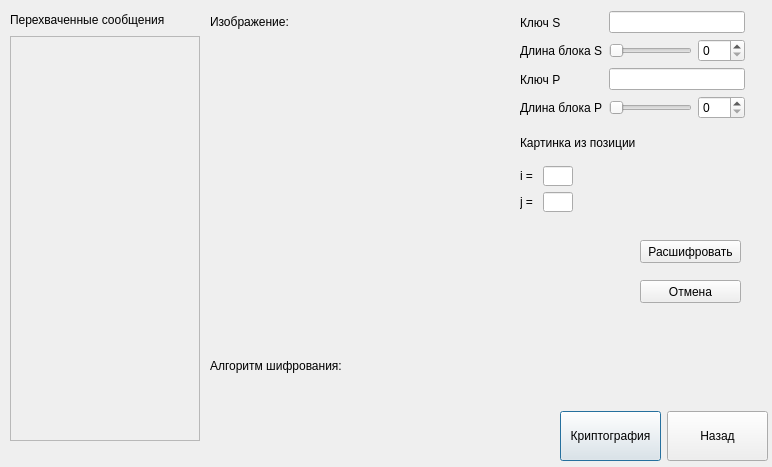
<?xml version="1.0" encoding="UTF-8"?>
<ui version="4.0">
 <class>interception</class>
 <widget class="QDialog" name="interception">
  <property name="geometry">
   <rect>
    <x>0</x>
    <y>0</y>
    <width>772</width>
    <height>467</height>
   </rect>
  </property>
  <property name="windowTitle">
   <string>Dialog</string>
  </property>
  <widget class="QWidget" name="layoutWidget">
   <property name="geometry">
    <rect>
     <x>10</x>
     <y>10</y>
     <width>190</width>
     <height>431</height>
    </rect>
   </property>
   <layout class="QVBoxLayout" name="componate_inercept_messeges">
    <item>
     <layout class="QHBoxLayout" name="componate_lbl_inercept">
      <item>
       <widget class="QLabel" name="lbl_intercept_messege">
        <property name="text">
         <string>Перехваченные сообщения</string>
        </property>
       </widget>
      </item>
      <item>
       <spacer name="horizontalSpacer">
        <property name="orientation">
         <enum>Qt::Horizontal</enum>
        </property>
        <property name="sizeHint" stdset="0">
         <size>
          <width>40</width>
          <height>20</height>
         </size>
        </property>
       </spacer>
      </item>
     </layout>
    </item>
    <item>
     <widget class="QScrollArea" name="scroll_intercept">
      <property name="widgetResizable">
       <bool>true</bool>
      </property>
      <widget class="QWidget" name="scroll_inercept_content">
       <property name="geometry">
        <rect>
         <x>0</x>
         <y>0</y>
         <width>186</width>
         <height>399</height>
        </rect>
       </property>
      </widget>
     </widget>
    </item>
   </layout>
  </widget>
  <widget class="QWidget" name="layoutWidget">
   <property name="geometry">
    <rect>
     <x>210</x>
     <y>10</y>
     <width>302</width>
     <height>330</height>
    </rect>
   </property>
   <layout class="QVBoxLayout" name="componate_img">
    <item>
     <layout class="QHBoxLayout" name="componate_img_lbl">
      <item>
       <widget class="QLabel" name="lbl_img_show">
        <property name="text">
         <string>Изображение:</string>
        </property>
       </widget>
      </item>
      <item>
       <spacer name="horizontalSpacer_2">
        <property name="orientation">
         <enum>Qt::Horizontal</enum>
        </property>
        <property name="sizeHint" stdset="0">
         <size>
          <width>40</width>
          <height>20</height>
         </size>
        </property>
       </spacer>
      </item>
     </layout>
    </item>
    <item>
     <widget class="QLabel" name="image_intercept">
      <property name="minimumSize">
       <size>
        <width>300</width>
        <height>300</height>
       </size>
      </property>
      <property name="maximumSize">
       <size>
        <width>300</width>
        <height>300</height>
       </size>
      </property>
      <property name="text">
       <string/>
      </property>
     </widget>
    </item>
   </layout>
  </widget>
  <widget class="QWidget" name="layoutWidget_5">
   <property name="geometry">
    <rect>
     <x>210</x>
     <y>350</y>
     <width>501</width>
     <height>31</height>
    </rect>
   </property>
   <layout class="QHBoxLayout" name="componate_algoritm">
    <item>
     <widget class="QLabel" name="lbl_algoritm_show">
      <property name="text">
       <string>Алгоритм шифрования:</string>
      </property>
      <property name="textFormat">
       <enum>Qt::AutoText</enum>
      </property>
     </widget>
    </item>
    <item>
     <widget class="QLabel" name="lbl_algoritm_value">
      <property name="text">
       <string/>
      </property>
     </widget>
    </item>
    <item>
     <spacer name="horizontalSpacer_4">
      <property name="orientation">
       <enum>Qt::Horizontal</enum>
      </property>
      <property name="sizeHint" stdset="0">
       <size>
        <width>218</width>
        <height>20</height>
       </size>
      </property>
     </spacer>
    </item>
   </layout>
  </widget>
  <widget class="QWidget" name="layoutWidget">
   <property name="geometry">
    <rect>
     <x>520</x>
     <y>11</y>
     <width>225</width>
     <height>201</height>
    </rect>
   </property>
   <layout class="QVBoxLayout" name="verticalLayout">
    <item>
     <layout class="QHBoxLayout" name="componate_s_key_all">
      <item>
       <layout class="QHBoxLayout" name="componate_s_key">
        <item>
         <layout class="QVBoxLayout" name="componate_s_key_show">
          <item>
           <layout class="QHBoxLayout" name="componate_s_key_show_value">
            <item>
             <widget class="QLabel" name="s_key_show_value">
              <property name="text">
               <string>Ключ S</string>
              </property>
             </widget>
            </item>
           </layout>
          </item>
          <item>
           <widget class="QLabel" name="s_key_show_size">
            <property name="text">
             <string>Длина блока S</string>
            </property>
           </widget>
          </item>
         </layout>
        </item>
        <item>
         <layout class="QVBoxLayout" name="componate_s_key_edit">
          <item>
           <layout class="QHBoxLayout" name="componate_s_key_edit_value">
            <item>
             <widget class="QLineEdit" name="s_key_edit"/>
            </item>
           </layout>
          </item>
          <item>
           <layout class="QHBoxLayout" name="componate_s_size_edit">
            <item>
             <widget class="QSlider" name="s_key_size_edit_slider">
              <property name="maximum">
               <number>100</number>
              </property>
              <property name="orientation">
               <enum>Qt::Horizontal</enum>
              </property>
             </widget>
            </item>
            <item>
             <widget class="QSpinBox" name="s_key_size_edit_spbox">
              <property name="maximum">
               <number>100</number>
              </property>
              <property name="singleStep">
               <number>1</number>
              </property>
             </widget>
            </item>
           </layout>
          </item>
         </layout>
        </item>
       </layout>
      </item>
     </layout>
    </item>
    <item>
     <layout class="QHBoxLayout" name="componate_p_key_all">
      <item>
       <layout class="QHBoxLayout" name="componate_p_key">
        <item>
         <layout class="QVBoxLayout" name="componate_p_key_show">
          <item>
           <layout class="QHBoxLayout" name="componate_p_key_show_value">
            <item>
             <widget class="QLabel" name="p_key_show_value">
              <property name="text">
               <string>Ключ Р</string>
              </property>
             </widget>
            </item>
           </layout>
          </item>
          <item>
           <widget class="QLabel" name="p_key_show_size">
            <property name="text">
             <string>Длина блока Р</string>
            </property>
           </widget>
          </item>
         </layout>
        </item>
        <item>
         <layout class="QVBoxLayout" name="componate_p_key_edit_2">
          <item>
           <layout class="QHBoxLayout" name="componate_p_key_edit_value">
            <item>
             <widget class="QLineEdit" name="p_key_edit"/>
            </item>
           </layout>
          </item>
          <item>
           <layout class="QHBoxLayout" name="componate_p_size_edit">
            <item>
             <widget class="QSlider" name="p_key_size_edit_slider">
              <property name="maximum">
               <number>100</number>
              </property>
              <property name="orientation">
               <enum>Qt::Horizontal</enum>
              </property>
             </widget>
            </item>
            <item>
             <widget class="QSpinBox" name="p_key_size_edit_spbox">
              <property name="maximum">
               <number>100</number>
              </property>
              <property name="singleStep">
               <number>1</number>
              </property>
             </widget>
            </item>
           </layout>
          </item>
         </layout>
        </item>
       </layout>
      </item>
     </layout>
    </item>
    <item>
     <layout class="QVBoxLayout" name="componate_coordinate">
      <item>
       <widget class="QLabel" name="label_4">
        <property name="text">
         <string>Картинка из позиции</string>
        </property>
       </widget>
      </item>
      <item>
       <layout class="QHBoxLayout" name="componate_coordinat_i">
        <item>
         <widget class="QLabel" name="kbk_show_coordinate_i">
          <property name="text">
           <string>i = </string>
          </property>
         </widget>
        </item>
        <item>
         <widget class="QLineEdit" name="edit_coordinate_i">
          <property name="minimumSize">
           <size>
            <width>30</width>
            <height>20</height>
           </size>
          </property>
          <property name="maximumSize">
           <size>
            <width>30</width>
            <height>20</height>
           </size>
          </property>
         </widget>
        </item>
        <item>
         <spacer name="horizontalSpacer_6">
          <property name="orientation">
           <enum>Qt::Horizontal</enum>
          </property>
          <property name="sizeHint" stdset="0">
           <size>
            <width>40</width>
            <height>20</height>
           </size>
          </property>
         </spacer>
        </item>
       </layout>
      </item>
      <item>
       <layout class="QHBoxLayout" name="componate_coordinate_j">
        <item>
         <widget class="QLabel" name="lbl_show_coordinate_j">
          <property name="text">
           <string>j = </string>
          </property>
         </widget>
        </item>
        <item>
         <widget class="QLineEdit" name="edit_coordinate_j">
          <property name="minimumSize">
           <size>
            <width>30</width>
            <height>20</height>
           </size>
          </property>
          <property name="maximumSize">
           <size>
            <width>30</width>
            <height>20</height>
           </size>
          </property>
         </widget>
        </item>
        <item>
         <spacer name="horizontalSpacer_7">
          <property name="orientation">
           <enum>Qt::Horizontal</enum>
          </property>
          <property name="sizeHint" stdset="0">
           <size>
            <width>40</width>
            <height>20</height>
           </size>
          </property>
         </spacer>
        </item>
       </layout>
      </item>
     </layout>
    </item>
   </layout>
  </widget>
  <widget class="QWidget" name="layoutWidget">
   <property name="geometry">
    <rect>
     <x>560</x>
     <y>410</y>
     <width>208</width>
     <height>52</height>
    </rect>
   </property>
   <layout class="QHBoxLayout" name="componate_buttons">
    <item>
     <widget class="QPushButton" name="button_to_send_messege">
      <property name="minimumSize">
       <size>
        <width>100</width>
        <height>50</height>
       </size>
      </property>
      <property name="text">
       <string>Криптография</string>
      </property>
     </widget>
    </item>
    <item>
     <widget class="QPushButton" name="button_back">
      <property name="minimumSize">
       <size>
        <width>100</width>
        <height>50</height>
       </size>
      </property>
      <property name="text">
       <string>Назад</string>
      </property>
     </widget>
    </item>
   </layout>
  </widget>
  <widget class="QPushButton" name="pushButton">
   <property name="geometry">
    <rect>
     <x>640</x>
     <y>280</y>
     <width>101</width>
     <height>23</height>
    </rect>
   </property>
   <property name="text">
    <string>Отмена</string>
   </property>
  </widget>
  <widget class="QPushButton" name="pushButton_2">
   <property name="geometry">
    <rect>
     <x>640</x>
     <y>240</y>
     <width>101</width>
     <height>23</height>
    </rect>
   </property>
   <property name="text">
    <string>Расшифровать</string>
   </property>
  </widget>
 </widget>
 <resources/>
 <connections>
  <connection>
   <sender>s_key_size_edit_spbox</sender>
   <signal>valueChanged(int)</signal>
   <receiver>s_key_size_edit_slider</receiver>
   <slot>setValue(int)</slot>
   <hints>
    <hint type="sourcelabel">
     <x>716</x>
     <y>57</y>
    </hint>
    <hint type="destinationlabel">
     <x>672</x>
     <y>55</y>
    </hint>
   </hints>
  </connection>
  <connection>
   <sender>s_key_size_edit_slider</sender>
   <signal>valueChanged(int)</signal>
   <receiver>s_key_size_edit_spbox</receiver>
   <slot>setValue(int)</slot>
   <hints>
    <hint type="sourcelabel">
     <x>619</x>
     <y>55</y>
    </hint>
    <hint type="destinationlabel">
     <x>716</x>
     <y>58</y>
    </hint>
   </hints>
  </connection>
  <connection>
   <sender>p_key_size_edit_slider</sender>
   <signal>valueChanged(int)</signal>
   <receiver>p_key_size_edit_spbox</receiver>
   <slot>setValue(int)</slot>
   <hints>
    <hint type="sourcelabel">
     <x>679</x>
     <y>116</y>
    </hint>
    <hint type="destinationlabel">
     <x>705</x>
     <y>111</y>
    </hint>
   </hints>
  </connection>
  <connection>
   <sender>p_key_size_edit_spbox</sender>
   <signal>valueChanged(int)</signal>
   <receiver>p_key_size_edit_slider</receiver>
   <slot>setValue(int)</slot>
   <hints>
    <hint type="sourcelabel">
     <x>710</x>
     <y>123</y>
    </hint>
    <hint type="destinationlabel">
     <x>658</x>
     <y>121</y>
    </hint>
   </hints>
  </connection>
 </connections>
</ui>
